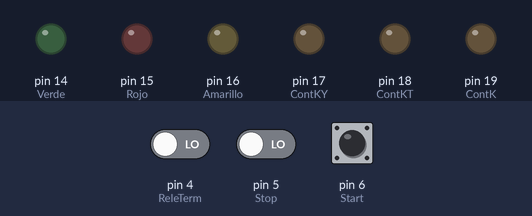
A sketch run on a simulated Arduino Uno, built with avr-gcc and run on an emulated ATmega328P. Parts: output pins drawn as LEDs (lit = HIGH). The test bench sets the inputs (shaded band); at power-on: pin 6 (Start) LOW, pin 4 (ReleTerm) LOW, pin 5 (Stop) LOW.

Above: at 1.2 s.
1.3 s: pin 6 (Start) pulled HIGH for 0.15 s
At 2.4 s:
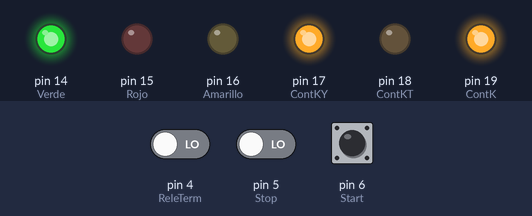
4.4 s: pin 4 (ReleTerm) driven HIGH
At 7.2 s:
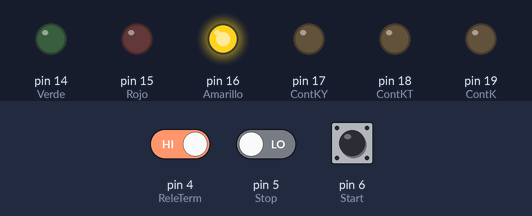
7.4 s: pin 4 (ReleTerm) driven LOW and pin 5 (Stop) driven HIGH
At 8.2 s:
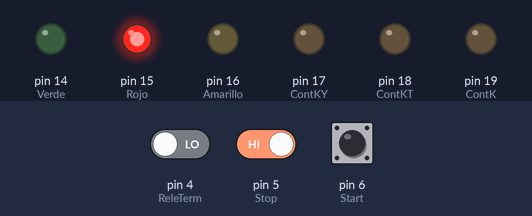
8.9 s: pin 6 (Start) pulled HIGH for 1 s
At 9.4 s:
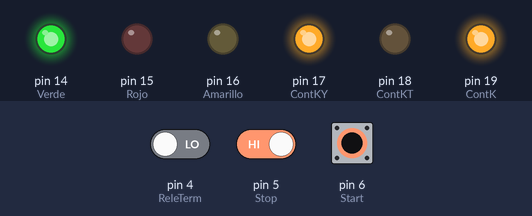
12.9 s: pin 6 (Start) pulled HIGH for 3.2 s
17.6 s: pin 5 (Stop) driven LOW and pin 6 (Start) driven HIGH
At 20.9 s:
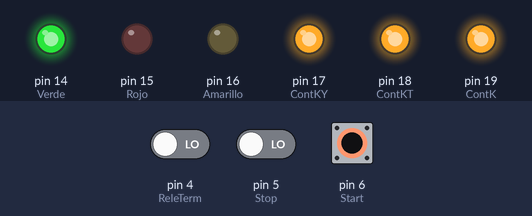
Timing chart, 0 to 21.6 s (numbered marks = the images above; inputs shaded):
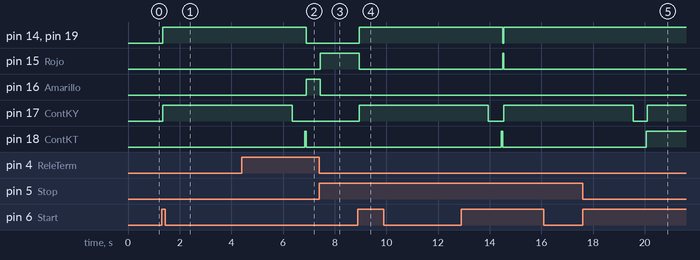

Measured:
- after the input at 1.3 s, pin 14 (Verde), pin 17 (ContKY), pin 19 (ContK): LOW → HIGH after 0.05 s
- after the input at 4.4 s, pin 14 (Verde), pin 19 (ContK): HIGH → LOW after 2.5 s; pin 16 (Amarillo): LOW → HIGH after 2.5 s
- after the input at 7.4 s, pin 15 (Rojo): LOW → HIGH after 0.05 s; pin 16 (Amarillo): HIGH → LOW after 0.05 s
- after the input at 8.9 s, pin 14 (Verde), pin 17 (ContKY), pin 19 (ContK): LOW → HIGH after 0.05 s; pin 15 (Rojo): HIGH → LOW after 0.05 s
- after the input at 17.6 s, pin 14 (Verde), pin 19 (ContK): stays HIGH (without the input it goes to LOW after 2.5 s); pin 15 (Rojo): stays LOW (without the input it goes to HIGH after 2.5 s); pin 18 (ContKT): goes on until 20.1 s, then stays HIGH

The sketch:

Arranque-Y-T.ino
```cpp
// Autor: Oscar NÚÑEZ MORI. Jaén, 27-Sept-2024
// Archivo: Arraque-Y-T.ino
// Arraque Directo de Motor Trifásico Estrella a Triangulo

// Pulsadores, Contacto Rele Térmico, Contactores
int TiempoYT      = 5000; // 5 segundos (depende del motor)
int TiempoCambio  = 500;  // 0.5 segundos (debe ser 0.1 seg o menos)

const int Start     =  6;
const int Stop      =  5;
const int ReleTerm  =  4;

const int Verde     = 14; // A0
const int Rojo      = 15; // A1
const int Amarillo  = 16; // A2

const int ContKY    = 17; // A3 Contactor Estrella
const int ContKT    = 18; // A4 Contactor Trangulo
const int ContK     = 19; // A5 Contactor Principal

void setup() {
  // Configurar pines de entrada y salida
  pinMode(Start,     INPUT);
  pinMode(Stop,      INPUT);
  pinMode(ReleTerm,  INPUT);

  pinMode(Verde,    OUTPUT); // Luz Verde de Start
  pinMode(Rojo,     OUTPUT); // Luz Roja de Stop
  pinMode(Amarillo, OUTPUT); // Luz de Relé Térmico

  pinMode(ContKY,   OUTPUT); // Contactor Estrella
  pinMode(ContKT,   OUTPUT); // Contactor Triangulo
  pinMode(ContK,    OUTPUT); // Contactor Principal

  digitalWrite(Rojo,     LOW);   // Apaga Luz Roja
  digitalWrite(Verde,    LOW);   // Apaga Luz Verde
  digitalWrite(Amarillo, LOW);   // Apaga Luz Amarilla

  digitalWrite(ContK,   LOW);  // Desactiva Contactor K
  digitalWrite(ContKT,  LOW);  // Desactiva Contactor KT
  digitalWrite(ContKY,  LOW);  // Desactiva Contactor KY
}

void loop() {

  if( digitalRead(Start) ) {    // Prende
    delay(50);  // evitar rebote
    digitalWrite(Verde,    HIGH);   // Enciende  Luz Verde
    digitalWrite(Rojo,     LOW);    // Desactiva Luz Roja
    digitalWrite(Amarillo, LOW);    // Desactiva Luz Amarilla

    digitalWrite(ContK,  HIGH);  // Activa Contactor K
    digitalWrite(ContKY, HIGH);  // Activa Contactor KY

    delay(TiempoYT);  // Tiempo para conmutación de KY a KT
    digitalWrite(ContKY, LOW);  // Desactiva Contactor KY

    delay(TiempoCambio); // Evita cortocircuito entre KY y KT
    digitalWrite(ContKT, HIGH);  // Activa Contactor KT
 }

 if( digitalRead(Stop) ) {   // Parada
    delay(50);  // evitar rebote
    digitalWrite(Rojo,    HIGH);   // Enciende Luz Roja
    digitalWrite(Verde,    LOW);   // Apaga Luz Verde
    digitalWrite(Amarillo, LOW);   // Apaga Luz Amarilla

    digitalWrite(ContK,   LOW);  // Desactiva Contactor K
    digitalWrite(ContKT,  LOW);  // Desactiva Contactor KT
    digitalWrite(ContKY,  LOW);  // Desactiva Contactor KY
  }

 while( digitalRead(ReleTerm) ) { // Se arma el Rele Termico
    // Réle Térmico activado hasta desarme manual
    delay(50); // evitar rebote
    digitalWrite(Amarillo, HIGH);  // Enciende Luz Amarilla
    digitalWrite(Verde,     LOW);    // Apaga Luz Verde
    digitalWrite(Rojo,      LOW);     // Apaga Luz Roja

    digitalWrite(ContK,   LOW);  // Desactiva Contactor K
    digitalWrite(ContKT,  LOW);  // Desactiva Contactor KT
    digitalWrite(ContKY,  LOW);  // Desactiva Contactor KY
 }

} // loop
```
